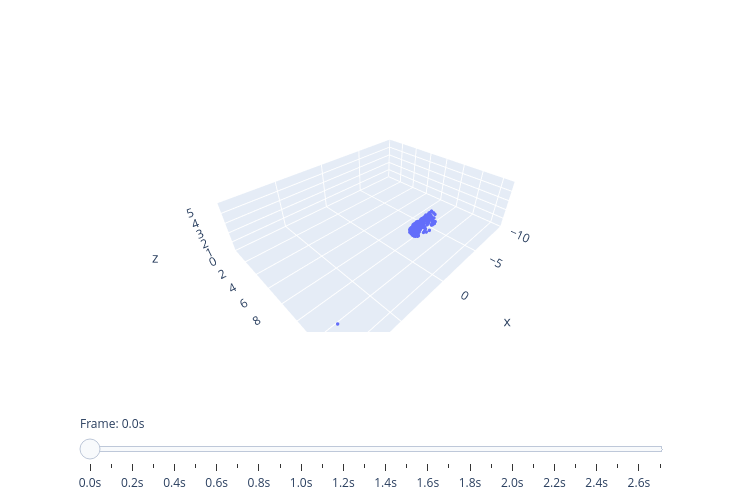
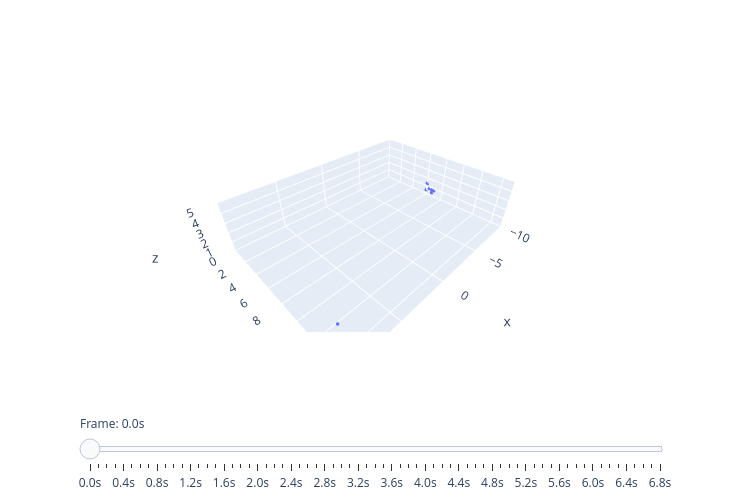
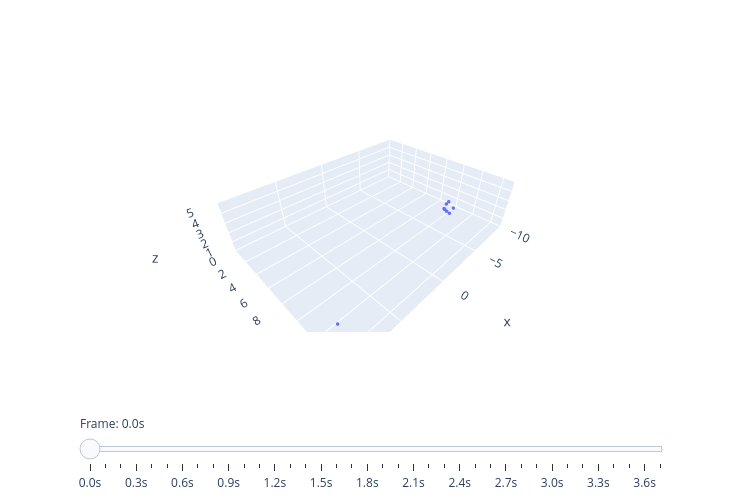

Write notebook code for charts like these, in order.
### Code cell
for key in moving_clusters.keys():
    plot_cluster_with_slider(moving_clusters[key])
